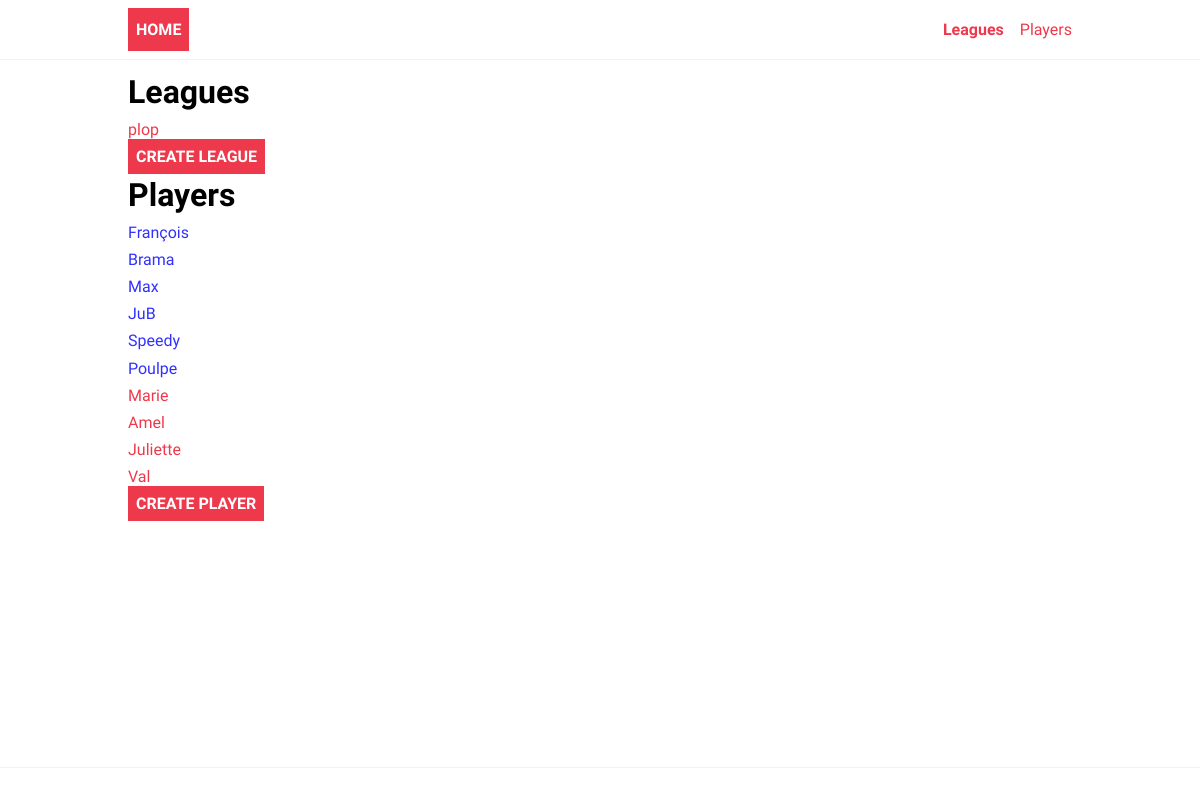
/ladder/, run on the app's committed database.
### ladder/models.py (models this page shows, shortened)
class League(models.Model):
    name = models.CharField(max_length=200)

class Player(models.Model):
    name = models.CharField(max_length=200)
    gender = models.CharField(max_length=10, choices=genders)
    score = models.IntegerField(default=1000)

### ladder/views.py (the view)
# urls.py: path("", views.Index.as_view(), name="index"),
class Index(generic.ListView):
    model=League
    context_object_name = "league_list"
    template_name = "ladder/index.html"
    def get_context_data(self, **kwargs):
        context = super().get_context_data(**kwargs)
        context["all_players"]=Player.objects.all()
        return context

### ladder/templates/ladder/index.html
{% extends 'ladder/base.html' %}
{% block content %}
<H1>Leagues</H1>
{% if league_list %}
    <div>
    {% for league in league_list %}
        <p><a href="{% url 'ladder:league' league.id %}">{{ league.name }}</a></p>
    {% endfor %}
    </div>
    {% else %}
    <div>
      <p>No league available.</p>
    </div>
    {% endif %}
    <div>
      <a href="{% url 'ladder:add-league' %}" class="logo">Create League</a>
    </div>
<H1>Players</H1>
    {% if all_players %}
    <div>
    {% for player in all_players %}
        <p><a href="{% url 'ladder:player' player.id %}" class="{% if player.gender == 'f' %} woman {% else %} man {% endif %}">{{ player.name }}</a></p>
    {% endfor %}
    </div>
{% else %}
    <div>
      <p>
	No player.
      </p>
    </div>
{% endif %}
    <a href="{% url 'ladder:add-player' %}" class="logo">Create Player</a>
    {% endblock content %}

### ladder/static/ladder/style.css (style rules this page uses)
:root { --color-primary: #ee394c; --color-secondary: #86b7fe; --color-light: #f2f2f2; --color-gray: #ced4da; --color-dark: #212121; --color-white: #ffffff; --color-error: #e2442f; --color-warning: #ffc900; --color-info: #02a2b9; --color-success: #1ba345; --color-input: #00d1b2; --color-blue: #3131fe; --color-pink: #fe86b7; --border-radius: 5px; }
* { margin: 0; padding: 0; box-sizing: border-box; text-rendering: optimizeLegibility; }
html, body { height: 100%; }
body { font-family: 'Dosis', sans-serif; font-size: 1rem; line-height: 1.7; display: flex; flex-direction: column; }
h1 { font-size: 2rem; line-height: 1.5; }
a { color: var(--color-primary); text-decoration: none; }
.logo { padding: 0.5rem; background-color: var(--color-primary); text-decoration: none; color: var(--color-white); font-weight: bold; text-transform: uppercase; }
.man { color:var(--color-blue); }

### data on the page
League: name "plop"
Player: name "François"
Player: name "Brama"
Player: name "Max"
Player: name "JuB"
Player: name "Speedy"
Player: name "Poulpe"
Player: name "Marie"
Player: name "Amel"
Player: name "Juliette"
Player: name "Val"
